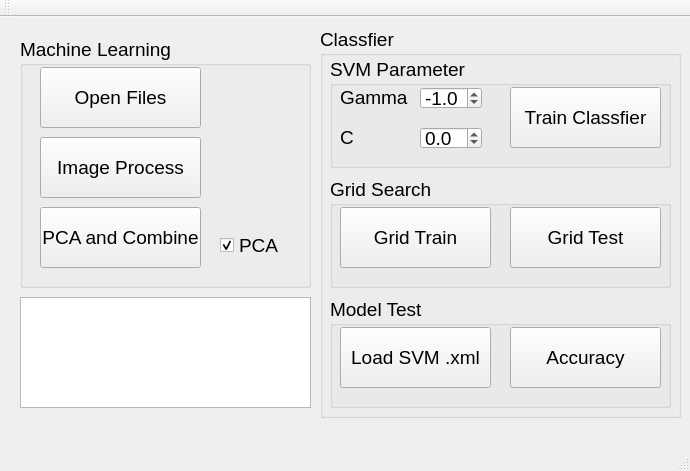
<?xml version="1.0" encoding="UTF-8"?>
<ui version="4.0">
 <class>MainWindow</class>
 <widget class="QMainWindow" name="MainWindow">
  <property name="geometry">
   <rect>
    <x>0</x>
    <y>0</y>
    <width>690</width>
    <height>471</height>
   </rect>
  </property>
  <property name="font">
   <font>
    <family>Arial</family>
    <pointsize>14</pointsize>
   </font>
  </property>
  <property name="windowTitle">
   <string>MainWindow</string>
  </property>
  <widget class="QWidget" name="centralWidget">
   <widget class="QTextBrowser" name="textBrowser">
    <property name="geometry">
     <rect>
      <x>20</x>
      <y>280</y>
      <width>291</width>
      <height>111</height>
     </rect>
    </property>
   </widget>
   <widget class="QGroupBox" name="groupBox">
    <property name="geometry">
     <rect>
      <x>320</x>
      <y>10</y>
      <width>361</width>
      <height>391</height>
     </rect>
    </property>
    <property name="title">
     <string>Classfier</string>
    </property>
    <widget class="QGroupBox" name="groupBox_2">
     <property name="geometry">
      <rect>
       <x>10</x>
       <y>30</y>
       <width>341</width>
       <height>111</height>
      </rect>
     </property>
     <property name="title">
      <string>SVM Parameter</string>
     </property>
     <widget class="QLabel" name="label">
      <property name="geometry">
       <rect>
        <x>10</x>
        <y>30</y>
        <width>71</width>
        <height>21</height>
       </rect>
      </property>
      <property name="text">
       <string>Gamma</string>
      </property>
     </widget>
     <widget class="QDoubleSpinBox" name="SVM_gamma_doubleSpinBox">
      <property name="geometry">
       <rect>
        <x>90</x>
        <y>30</y>
        <width>62</width>
        <height>22</height>
       </rect>
      </property>
      <property name="decimals">
       <number>1</number>
      </property>
      <property name="minimum">
       <double>-10.000000000000000</double>
      </property>
      <property name="maximum">
       <double>10.000000000000000</double>
      </property>
      <property name="singleStep">
       <double>0.100000000000000</double>
      </property>
      <property name="value">
       <double>-1.000000000000000</double>
      </property>
     </widget>
     <widget class="QDoubleSpinBox" name="SVM_c_doubleSpinBox">
      <property name="geometry">
       <rect>
        <x>90</x>
        <y>70</y>
        <width>62</width>
        <height>22</height>
       </rect>
      </property>
      <property name="decimals">
       <number>1</number>
      </property>
      <property name="minimum">
       <double>-10.000000000000000</double>
      </property>
      <property name="maximum">
       <double>10.000000000000000</double>
      </property>
      <property name="singleStep">
       <double>0.100000000000000</double>
      </property>
     </widget>
     <widget class="QLabel" name="label_2">
      <property name="geometry">
       <rect>
        <x>10</x>
        <y>70</y>
        <width>51</width>
        <height>21</height>
       </rect>
      </property>
      <property name="text">
       <string>C</string>
      </property>
     </widget>
     <widget class="QPushButton" name="trainClassifier_pushButton">
      <property name="geometry">
       <rect>
        <x>180</x>
        <y>30</y>
        <width>151</width>
        <height>61</height>
       </rect>
      </property>
      <property name="text">
       <string>Train Classfier</string>
      </property>
     </widget>
    </widget>
    <widget class="QGroupBox" name="groupBox_5">
     <property name="geometry">
      <rect>
       <x>10</x>
       <y>150</y>
       <width>341</width>
       <height>111</height>
      </rect>
     </property>
     <property name="title">
      <string>Grid Search</string>
     </property>
     <widget class="QPushButton" name="gridTrainClassifier_pushButton">
      <property name="geometry">
       <rect>
        <x>10</x>
        <y>30</y>
        <width>151</width>
        <height>61</height>
       </rect>
      </property>
      <property name="text">
       <string>Grid Train</string>
      </property>
     </widget>
     <widget class="QPushButton" name="gridTest_pushButton">
      <property name="geometry">
       <rect>
        <x>180</x>
        <y>30</y>
        <width>151</width>
        <height>61</height>
       </rect>
      </property>
      <property name="text">
       <string>Grid Test</string>
      </property>
     </widget>
    </widget>
    <widget class="QGroupBox" name="groupBox_6">
     <property name="geometry">
      <rect>
       <x>10</x>
       <y>270</y>
       <width>341</width>
       <height>111</height>
      </rect>
     </property>
     <property name="title">
      <string>Model Test</string>
     </property>
     <widget class="QPushButton" name="loadSVM_pushButton">
      <property name="geometry">
       <rect>
        <x>10</x>
        <y>30</y>
        <width>151</width>
        <height>61</height>
       </rect>
      </property>
      <property name="text">
       <string>Load SVM .xml</string>
      </property>
     </widget>
     <widget class="QPushButton" name="accuracy_pushButton">
      <property name="geometry">
       <rect>
        <x>180</x>
        <y>30</y>
        <width>151</width>
        <height>61</height>
       </rect>
      </property>
      <property name="text">
       <string>Accuracy</string>
      </property>
     </widget>
    </widget>
   </widget>
   <widget class="QGroupBox" name="groupBox_3">
    <property name="geometry">
     <rect>
      <x>20</x>
      <y>20</y>
      <width>291</width>
      <height>251</height>
     </rect>
    </property>
    <property name="title">
     <string>Machine Learning</string>
    </property>
    <widget class="QPushButton" name="machineLearning_pushButton">
     <property name="geometry">
      <rect>
       <x>20</x>
       <y>170</y>
       <width>161</width>
       <height>61</height>
      </rect>
     </property>
     <property name="text">
      <string>PCA and Combine</string>
     </property>
    </widget>
    <widget class="QPushButton" name="openFiles_pushButton">
     <property name="geometry">
      <rect>
       <x>20</x>
       <y>30</y>
       <width>161</width>
       <height>61</height>
      </rect>
     </property>
     <property name="text">
      <string>Open Files</string>
     </property>
    </widget>
    <widget class="QPushButton" name="imageProcess_pushButton">
     <property name="geometry">
      <rect>
       <x>20</x>
       <y>100</y>
       <width>161</width>
       <height>61</height>
      </rect>
     </property>
     <property name="text">
      <string>Image Process</string>
     </property>
    </widget>
    <widget class="QCheckBox" name="PCA_checkBox">
     <property name="geometry">
      <rect>
       <x>200</x>
       <y>200</y>
       <width>81</width>
       <height>16</height>
      </rect>
     </property>
     <property name="text">
      <string>PCA</string>
     </property>
     <property name="iconSize">
      <size>
       <width>16</width>
       <height>22</height>
      </size>
     </property>
     <property name="checked">
      <bool>true</bool>
     </property>
    </widget>
   </widget>
  </widget>
  <widget class="QMenuBar" name="menuBar">
   <property name="geometry">
    <rect>
     <x>0</x>
     <y>0</y>
     <width>690</width>
     <height>28</height>
    </rect>
   </property>
  </widget>
  <widget class="QToolBar" name="mainToolBar">
   <attribute name="toolBarArea">
    <enum>TopToolBarArea</enum>
   </attribute>
   <attribute name="toolBarBreak">
    <bool>false</bool>
   </attribute>
  </widget>
  <widget class="QStatusBar" name="statusBar"/>
 </widget>
 <layoutdefault spacing="6" margin="11"/>
 <resources/>
 <connections/>
</ui>
